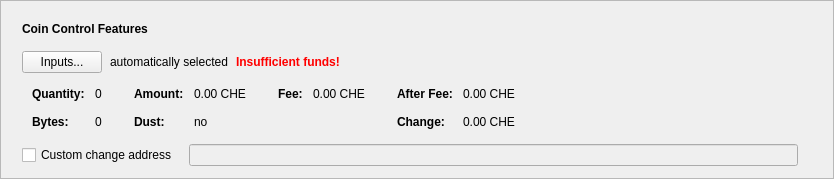
      <widget class="QFrame" name="frameCoinControl">
       <property name="sizePolicy">
        <sizepolicy hsizetype="Expanding" vsizetype="Fixed">
         <horstretch>0</horstretch>
         <verstretch>0</verstretch>
        </sizepolicy>
       </property>
       <property name="frameShape">
        <enum>QFrame::StyledPanel</enum>
       </property>
       <property name="frameShadow">
        <enum>QFrame::Raised</enum>
       </property>
       <layout class="QVBoxLayout" name="verticalLayout_2">
        <item>
         <layout class="QVBoxLayout" name="verticalLayoutCoinControl" stretch="0,0,0,0,0">
          <property name="spacing">
           <number>0</number>
          </property>
          <property name="sizeConstraint">
           <enum>QLayout::SetDefaultConstraint</enum>
          </property>
          <property name="leftMargin">
           <number>10</number>
          </property>
          <property name="topMargin">
           <number>10</number>
          </property>
          <item>
           <layout class="QHBoxLayout" name="horizontalLayoutCoinControl1">
            <property name="bottomMargin">
             <number>15</number>
            </property>
            <item>
             <widget class="QLabel" name="labelCoinControlFeatures">
              <property name="sizePolicy">
               <sizepolicy hsizetype="Preferred" vsizetype="Maximum">
                <horstretch>0</horstretch>
                <verstretch>0</verstretch>
               </sizepolicy>
              </property>
              <property name="font">
               <font>
                <weight>75</weight>
                <bold>true</bold>
               </font>
              </property>
              <property name="styleSheet">
               <string notr="true">font-weight:bold;</string>
              </property>
              <property name="text">
               <string>Coin Control Features</string>
              </property>
             </widget>
            </item>
           </layout>
          </item>
          <item>
           <layout class="QHBoxLayout" name="horizontalLayoutCoinControl2" stretch="0,0,0,0">
            <property name="spacing">
             <number>8</number>
            </property>
            <property name="bottomMargin">
             <number>10</number>
            </property>
            <item>
             <widget class="QPushButton" name="pushButtonCoinControl">
              <property name="styleSheet">
               <string notr="true"/>
              </property>
              <property name="text">
               <string>Inputs...</string>
              </property>
              <property name="autoDefault">
               <bool>false</bool>
              </property>
             </widget>
            </item>
            <item>
             <widget class="QLabel" name="labelCoinControlAutomaticallySelected">
              <property name="text">
               <string>automatically selected</string>
              </property>
              <property name="margin">
               <number>5</number>
              </property>
             </widget>
            </item>
            <item>
             <widget class="QLabel" name="labelCoinControlInsuffFunds">
              <property name="font">
               <font>
                <weight>75</weight>
                <bold>true</bold>
               </font>
              </property>
              <property name="styleSheet">
               <string notr="true">color:red;font-weight:bold;</string>
              </property>
              <property name="text">
               <string>Insufficient funds!</string>
              </property>
              <property name="margin">
               <number>5</number>
              </property>
             </widget>
            </item>
            <item>
             <spacer name="horizontalSpacerCoinControl">
              <property name="orientation">
               <enum>Qt::Horizontal</enum>
              </property>
              <property name="sizeHint" stdset="0">
               <size>
                <width>40</width>
                <height>1</height>
               </size>
              </property>
             </spacer>
            </item>
           </layout>
          </item>
          <item>
           <widget class="QWidget" name="widgetCoinControl" native="true">
            <property name="sizePolicy">
             <sizepolicy hsizetype="Preferred" vsizetype="Preferred">
              <horstretch>0</horstretch>
              <verstretch>0</verstretch>
             </sizepolicy>
            </property>
            <property name="minimumSize">
             <size>
              <width>0</width>
              <height>0</height>
             </size>
            </property>
            <property name="styleSheet">
             <string notr="true"/>
            </property>
            <layout class="QHBoxLayout" name="horizontalLayoutCoinControl5">
             <property name="leftMargin">
              <number>0</number>
             </property>
             <property name="topMargin">
              <number>0</number>
             </property>
             <property name="rightMargin">
              <number>0</number>
             </property>
             <property name="bottomMargin">
              <number>0</number>
             </property>
             <item>
              <layout class="QHBoxLayout" name="horizontalLayoutCoinControl3" stretch="0,0,0,1">
               <property name="spacing">
                <number>20</number>
               </property>
               <property name="topMargin">
                <number>0</number>
               </property>
               <property name="bottomMargin">
                <number>10</number>
               </property>
               <item>
                <layout class="QFormLayout" name="formLayoutCoinControl1">
                 <property name="horizontalSpacing">
                  <number>10</number>
                 </property>
                 <property name="verticalSpacing">
                  <number>14</number>
                 </property>
                 <property name="leftMargin">
                  <number>10</number>
                 </property>
                 <property name="topMargin">
                  <number>4</number>
                 </property>
                 <property name="rightMargin">
                  <number>6</number>
                 </property>
                 <item row="0" column="0">
                  <widget class="QLabel" name="labelCoinControlQuantityText">
                   <property name="font">
                    <font>
                     <weight>75</weight>
                     <bold>true</bold>
                    </font>
                   </property>
                   <property name="text">
                    <string>Quantity:</string>
                   </property>
                   <property name="margin">
                    <number>0</number>
                   </property>
                  </widget>
                 </item>
                 <item row="0" column="1">
                  <widget class="QLabel" name="labelCoinControlQuantity">
                   <property name="cursor">
                    <cursorShape>IBeamCursor</cursorShape>
                   </property>
                   <property name="contextMenuPolicy">
                    <enum>Qt::ActionsContextMenu</enum>
                   </property>
                   <property name="text">
                    <string notr="true">0</string>
                   </property>
                   <property name="margin">
                    <number>0</number>
                   </property>
                   <property name="textInteractionFlags">
                    <set>Qt::LinksAccessibleByMouse|Qt::TextSelectableByKeyboard|Qt::TextSelectableByMouse</set>
                   </property>
                  </widget>
                 </item>
                 <item row="1" column="0">
                  <widget class="QLabel" name="labelCoinControlBytesText">
                   <property name="font">
                    <font>
                     <weight>75</weight>
                     <bold>true</bold>
                    </font>
                   </property>
                   <property name="text">
                    <string>Bytes:</string>
                   </property>
                  </widget>
                 </item>
                 <item row="1" column="1">
                  <widget class="QLabel" name="labelCoinControlBytes">
                   <property name="cursor">
                    <cursorShape>IBeamCursor</cursorShape>
                   </property>
                   <property name="contextMenuPolicy">
                    <enum>Qt::ActionsContextMenu</enum>
                   </property>
                   <property name="text">
                    <string notr="true">0</string>
                   </property>
                   <property name="textInteractionFlags">
                    <set>Qt::LinksAccessibleByMouse|Qt::TextSelectableByKeyboard|Qt::TextSelectableByMouse</set>
                   </property>
                  </widget>
                 </item>
                </layout>
               </item>
               <item>
                <layout class="QFormLayout" name="formLayoutCoinControl2">
                 <property name="horizontalSpacing">
                  <number>10</number>
                 </property>
                 <property name="verticalSpacing">
                  <number>14</number>
                 </property>
                 <property name="leftMargin">
                  <number>6</number>
                 </property>
                 <property name="topMargin">
                  <number>4</number>
                 </property>
                 <property name="rightMargin">
                  <number>6</number>
                 </property>
                 <item row="0" column="0">
                  <widget class="QLabel" name="labelCoinControlAmountText">
                   <property name="font">
                    <font>
                     <weight>75</weight>
                     <bold>true</bold>
                    </font>
                   </property>
                   <property name="text">
                    <string>Amount:</string>
                   </property>
                   <property name="margin">
                    <number>0</number>
                   </property>
                  </widget>
                 </item>
                 <item row="0" column="1">
                  <widget class="QLabel" name="labelCoinControlAmount">
                   <property name="cursor">
                    <cursorShape>IBeamCursor</cursorShape>
                   </property>
                   <property name="contextMenuPolicy">
                    <enum>Qt::ActionsContextMenu</enum>
                   </property>
                   <property name="text">
                    <string notr="true">0.00 CHE</string>
                   </property>
                   <property name="textInteractionFlags">
                    <set>Qt::LinksAccessibleByMouse|Qt::TextSelectableByKeyboard|Qt::TextSelectableByMouse</set>
                   </property>
                  </widget>
                 </item>
                 <item row="1" column="0">
                  <widget class="QLabel" name="labelCoinControlLowOutputText">
                   <property name="font">
                    <font>
                     <weight>75</weight>
                     <bold>true</bold>
                    </font>
                   </property>
                   <property name="text">
                    <string>Dust:</string>
                   </property>
                  </widget>
                 </item>
                 <item row="1" column="1">
                  <widget class="QLabel" name="labelCoinControlLowOutput">
                   <property name="cursor">
                    <cursorShape>IBeamCursor</cursorShape>
                   </property>
                   <property name="contextMenuPolicy">
                    <enum>Qt::ActionsContextMenu</enum>
                   </property>
                   <property name="text">
                    <string notr="true">no</string>
                   </property>
                   <property name="textInteractionFlags">
                    <set>Qt::LinksAccessibleByMouse|Qt::TextSelectableByKeyboard|Qt::TextSelectableByMouse</set>
                   </property>
                  </widget>
                 </item>
                </layout>
               </item>
               <item>
                <layout class="QFormLayout" name="formLayoutCoinControl3">
                 <property name="horizontalSpacing">
                  <number>10</number>
                 </property>
                 <property name="verticalSpacing">
                  <number>14</number>
                 </property>
                 <property name="leftMargin">
                  <number>6</number>
                 </property>
                 <property name="topMargin">
                  <number>4</number>
                 </property>
                 <property name="rightMargin">
                  <number>6</number>
                 </property>
                 <item row="0" column="0">
                  <widget class="QLabel" name="labelCoinControlFeeText">
                   <property name="font">
                    <font>
                     <weight>75</weight>
                     <bold>true</bold>
                    </font>
                   </property>
                   <property name="text">
                    <string>Fee:</string>
                   </property>
                   <property name="margin">
                    <number>0</number>
                   </property>
                  </widget>
                 </item>
                 <item row="0" column="1">
                  <widget class="QLabel" name="labelCoinControlFee">
                   <property name="cursor">
                    <cursorShape>IBeamCursor</cursorShape>
                   </property>
                   <property name="contextMenuPolicy">
                    <enum>Qt::ActionsContextMenu</enum>
                   </property>
                   <property name="text">
                    <string notr="true">0.00 CHE</string>
                   </property>
                   <property name="textInteractionFlags">
                    <set>Qt::LinksAccessibleByMouse|Qt::TextSelectableByKeyboard|Qt::TextSelectableByMouse</set>
                   </property>
                  </widget>
                 </item>
                </layout>
               </item>
               <item>
                <layout class="QFormLayout" name="formLayoutCoinControl4">
                 <property name="horizontalSpacing">
                  <number>10</number>
                 </property>
                 <property name="verticalSpacing">
                  <number>14</number>
                 </property>
                 <property name="leftMargin">
                  <number>6</number>
                 </property>
                 <property name="topMargin">
                  <number>4</number>
                 </property>
                 <property name="rightMargin">
                  <number>6</number>
                 </property>
                 <item row="0" column="0">
                  <widget class="QLabel" name="labelCoinControlAfterFeeText">
                   <property name="font">
                    <font>
                     <weight>75</weight>
                     <bold>true</bold>
                    </font>
                   </property>
                   <property name="text">
                    <string>After Fee:</string>
                   </property>
                   <property name="margin">
                    <number>0</number>
                   </property>
                  </widget>
                 </item>
                 <item row="0" column="1">
                  <widget class="QLabel" name="labelCoinControlAfterFee">
                   <property name="cursor">
                    <cursorShape>IBeamCursor</cursorShape>
                   </property>
                   <property name="contextMenuPolicy">
                    <enum>Qt::ActionsContextMenu</enum>
                   </property>
                   <property name="text">
                    <string notr="true">0.00 CHE</string>
                   </property>
                   <property name="textInteractionFlags">
                    <set>Qt::LinksAccessibleByMouse|Qt::TextSelectableByKeyboard|Qt::TextSelectableByMouse</set>
                   </property>
                  </widget>
                 </item>
                 <item row="1" column="0">
                  <widget class="QLabel" name="labelCoinControlChangeText">
                   <property name="font">
                    <font>
                     <weight>75</weight>
                     <bold>true</bold>
                    </font>
                   </property>
                   <property name="text">
                    <string>Change:</string>
                   </property>
                  </widget>
                 </item>
                 <item row="1" column="1">
                  <widget class="QLabel" name="labelCoinControlChange">
                   <property name="cursor">
                    <cursorShape>IBeamCursor</cursorShape>
                   </property>
                   <property name="contextMenuPolicy">
                    <enum>Qt::ActionsContextMenu</enum>
                   </property>
                   <property name="text">
                    <string notr="true">0.00 CHE</string>
                   </property>
                   <property name="textInteractionFlags">
                    <set>Qt::LinksAccessibleByMouse|Qt::TextSelectableByKeyboard|Qt::TextSelectableByMouse</set>
                   </property>
                  </widget>
                 </item>
                </layout>
               </item>
              </layout>
             </item>
            </layout>
           </widget>
          </item>
          <item>
           <layout class="QHBoxLayout" name="horizontalLayoutCoinControl4" stretch="0,0,0">
            <property name="spacing">
             <number>12</number>
            </property>
            <property name="sizeConstraint">
             <enum>QLayout::SetDefaultConstraint</enum>
            </property>
            <property name="topMargin">
             <number>5</number>
            </property>
            <property name="rightMargin">
             <number>5</number>
            </property>
            <item>
             <widget class="QCheckBox" name="checkBoxCoinControlChange">
              <property name="toolTip">
               <string>If this is activated, but the change address is empty or invalid, change will be sent to a newly generated address.</string>
              </property>
              <property name="text">
               <string>Custom change address</string>
              </property>
             </widget>
            </item>
            <item>
             <widget class="QValidatedLineEdit" name="lineEditCoinControlChange">
              <property name="enabled">
               <bool>false</bool>
              </property>
              <property name="sizePolicy">
               <sizepolicy hsizetype="Expanding" vsizetype="Fixed">
                <horstretch>0</horstretch>
                <verstretch>0</verstretch>
               </sizepolicy>
              </property>
             </widget>
            </item>
            <item>
             <widget class="QLabel" name="labelCoinControlChangeLabel">
              <property name="sizePolicy">
               <sizepolicy hsizetype="Preferred" vsizetype="Expanding">
                <horstretch>0</horstretch>
                <verstretch>0</verstretch>
               </sizepolicy>
              </property>
              <property name="minimumSize">
               <size>
                <width>0</width>
                <height>0</height>
               </size>
              </property>
              <property name="text">
               <string/>
              </property>
              <property name="margin">
               <number>3</number>
              </property>
             </widget>
            </item>
           </layout>
          </item>
          <item>
           <spacer name="verticalSpacerCoinControl">
            <property name="orientation">
             <enum>Qt::Vertical</enum>
            </property>
            <property name="sizeType">
             <enum>QSizePolicy::Expanding</enum>
            </property>
            <property name="sizeHint" stdset="0">
             <size>
              <width>800</width>
              <height>1</height>
             </size>
            </property>
           </spacer>
          </item>
         </layout>
        </item>
       </layout>
      </widget>
